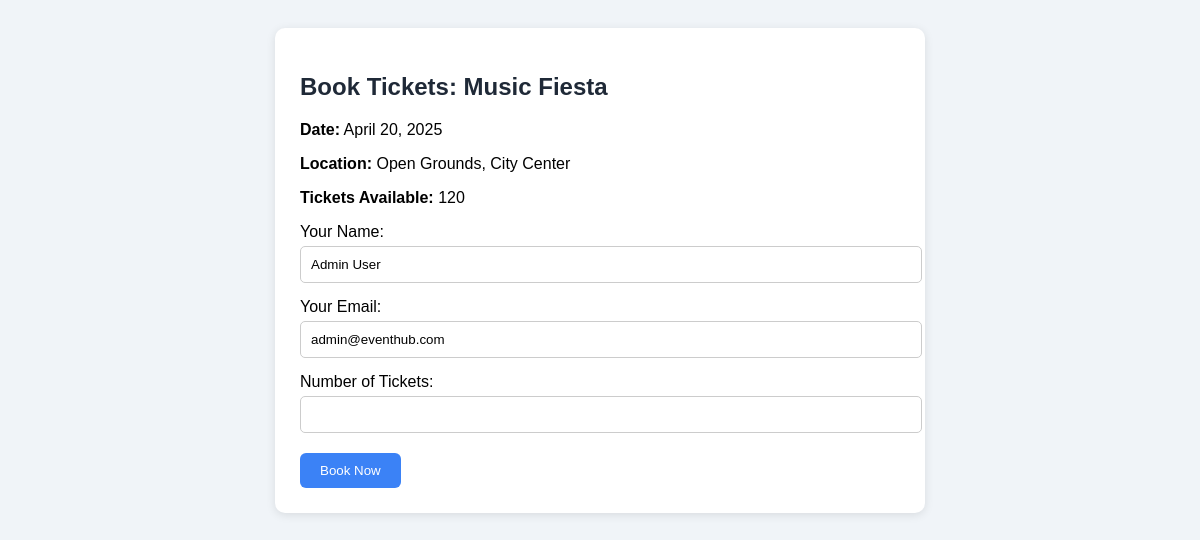
The app's page /book_ticket.php?event_id=1 (signed in) with its own data.
### tables this page shows
CREATE TABLE IF NOT EXISTS events (
    id INT AUTO_INCREMENT PRIMARY KEY,
    title VARCHAR(255) NOT NULL,
    description TEXT NOT NULL,
    category VARCHAR(100),
    date DATE NOT NULL,
    time VARCHAR(50),
    location VARCHAR(255),
    venue VARCHAR(255),
    image VARCHAR(500),
    background VARCHAR(500),
    total_tickets INT DEFAULT 0,
    available_tickets INT DEFAULT 0
);

CREATE TABLE IF NOT EXISTS users (
    id INT AUTO_INCREMENT PRIMARY KEY,
    name VARCHAR(100),
    email VARCHAR(100) UNIQUE,
    password VARCHAR(255),
    role VARCHAR(50)
);

### book_ticket.php (the view, shortened to what this page needs)
<?php
include 'db_connect.php';
$user_id = $_SESSION['user_id'];
$user_stmt = $conn->prepare("SELECT name, email FROM users WHERE id = ?");
$user_stmt->bind_param("i", $user_id);
$user_stmt->execute();
$user_result = $user_stmt->get_result();
$user = $user_result->fetch_assoc();
$name = $user['name'] ?? '';
$email = $user['email'] ?? '';
$event_id = isset($_GET['event_id']) ? intval($_GET['event_id']) : 0;
$event_stmt = $conn->prepare("SELECT * FROM events WHERE id = ?");
$event_stmt->bind_param("i", $event_id);
$event_stmt->execute();
$event_result = $event_stmt->get_result();
$event = $event_result->fetch_assoc();
?>
<!DOCTYPE html>
<html>
<head>
</head>
<body>
<div class="container">
  <h2>Book Tickets: <?= htmlspecialchars($event['title']) ?></h2>
  <p><strong>Date:</strong> <?= date('F j, Y', strtotime($event['date'])) ?></p>
  <p><strong>Location:</strong> <?= htmlspecialchars($event['location']) ?></p>
  <p><strong>Tickets Available:</strong> <?= $event['available_tickets'] ?></p>
  <form id="bookingForm">
    <label for="name">Your Name:</label>
    <input type="text" name="name" value="<?= htmlspecialchars($name) ?>" required>
    <label for="email">Your Email:</label>
    <input type="email" name="email" value="<?= htmlspecialchars($email) ?>" required>
    <label for="tickets">Number of Tickets:</label>
    <input type="number" name="tickets" min="1" max="<?= $event['available_tickets'] ?>" required>
    <button type="submit">Book Now</button>
  </form>
</div>
</body>
</html>

### book_ticket.php (style rules this page uses)
body { font-family: Arial, sans-serif; background: #f0f4f8; padding: 20px; }
.container { max-width: 600px; margin: auto; background: white; border-radius: 10px; padding: 25px; box-shadow: 0 2px 10px rgba(0,0,0,0.1); }
h2 { color: #1f2937; margin-bottom: 20px; }
label { display: block; margin-top: 15px; }
input { width: 100%; padding: 10px; margin-top: 5px; border-radius: 5px; border: 1px solid #ccc; }
button { background: #3b82f6; color: white; padding: 10px 20px; margin-top: 20px; border: none; border-radius: 6px; cursor: pointer; }

### records on screen
events: title "Music Fiesta", date "April 20, 2025", location "Open Grounds, City Center", available_tickets "120"
users: name "Admin User", email "admin@eventhub.com"
